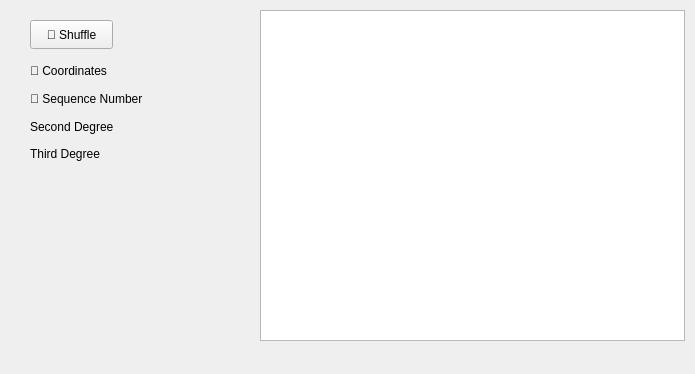
<?xml version="1.0" encoding="UTF-8"?>
<ui version="4.0">
 <class>MainWindow</class>
 <widget class="QMainWindow" name="MainWindow">
  <property name="geometry">
   <rect>
    <x>0</x>
    <y>0</y>
    <width>695</width>
    <height>374</height>
   </rect>
  </property>
  <property name="windowTitle">
   <string>MainWindow</string>
  </property>
  <property name="bgColor" stdset="0">
   <string>red</string>
  </property>
  <widget class="QWidget" name="centralwidget">
   <widget class="QTableView" name="tableView">
    <property name="geometry">
     <rect>
      <x>260</x>
      <y>10</y>
      <width>425</width>
      <height>331</height>
     </rect>
    </property>
   </widget>
   <widget class="QPushButton" name="pushButton">
    <property name="geometry">
     <rect>
      <x>30</x>
      <y>20</y>
      <width>83</width>
      <height>29</height>
     </rect>
    </property>
    <property name="text">
     <string>🎲 Shuffle</string>
    </property>
   </widget>
   <widget class="QWidget" name="layoutWidget">
    <property name="geometry">
     <rect>
      <x>30</x>
      <y>60</y>
      <width>215</width>
      <height>105</height>
     </rect>
    </property>
    <layout class="QHBoxLayout" name="horizontalLayout">
     <item>
      <layout class="QVBoxLayout" name="verticalLayout">
       <item>
        <widget class="QLabel" name="label">
         <property name="text">
          <string>🧭 Coordinates</string>
         </property>
        </widget>
       </item>
       <item>
        <widget class="QLabel" name="textLabel2">
         <property name="text">
          <string>🔢 Sequence Number</string>
         </property>
        </widget>
       </item>
       <item>
        <widget class="QLabel" name="textLabel3">
         <property name="text">
          <string>Second Degree</string>
         </property>
        </widget>
       </item>
       <item>
        <widget class="QLabel" name="textLabel4">
         <property name="text">
          <string>Third Degree</string>
         </property>
        </widget>
       </item>
      </layout>
     </item>
     <item>
      <layout class="QVBoxLayout" name="verticalLayout_2">
       <item>
        <widget class="QLabel" name="textLabel5">
         <property name="text">
          <string/>
         </property>
        </widget>
       </item>
       <item>
        <widget class="QLabel" name="textLabel6">
         <property name="text">
          <string/>
         </property>
        </widget>
       </item>
       <item>
        <widget class="QLabel" name="textLabel7">
         <property name="text">
          <string/>
         </property>
        </widget>
       </item>
       <item>
        <widget class="QLabel" name="textLabel8">
         <property name="text">
          <string/>
         </property>
        </widget>
       </item>
      </layout>
     </item>
    </layout>
   </widget>
  </widget>
  <widget class="QMenuBar" name="menubar">
   <property name="geometry">
    <rect>
     <x>0</x>
     <y>0</y>
     <width>695</width>
     <height>21</height>
    </rect>
   </property>
  </widget>
 </widget>
 <resources/>
 <connections/>
</ui>
